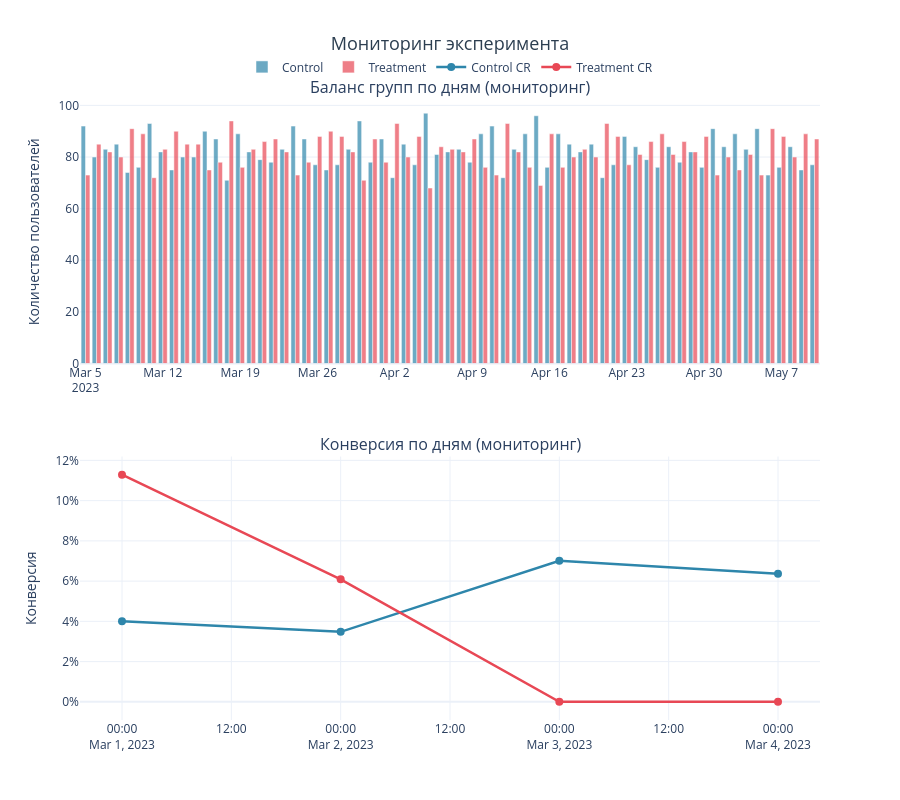

The cell this chart's notebook holds for it:
### Code cell
# Визуализация
fig = make_subplots(rows=2, cols=1, 
                    subplot_titles=('Баланс групп по дням (мониторинг)', 
                                    'Конверсия по дням (мониторинг)'),
                    vertical_spacing=0.15,
                    row_heights=[0.5, 0.5])

# График 1: Баланс групп
fig.add_trace(
    go.Bar(
        x=daily_balance.index,
        y=daily_balance['control'],
        name='Control',
        marker_color='#2E86AB',
        opacity=0.7
    ),
    row=1, col=1
)

fig.add_trace(
    go.Bar(
        x=daily_balance.index,
        y=daily_balance['treatment'],
        name='Treatment',
        marker_color='#E84855',
        opacity=0.7
    ),
    row=1, col=1
)


# График 2: Конверсия
fig.add_trace(
    go.Scatter(
        x=daily_conv.index,
        y=daily_conv['control'],
        name='Control CR',
        mode='lines+markers',
        line=dict(color='#2E86AB', width=2.5),
        marker=dict(size=8, color='#2E86AB')
    ),
    row=2, col=1
)

fig.add_trace(
    go.Scatter(
        x=daily_conv.index,
        y=daily_conv['treatment'],
        name='Treatment CR',
        mode='lines+markers',
        line=dict(color='#E84855', width=2.5),
        marker=dict(size=8, color='#E84855')
    ),
    row=2, col=1
)

# Обновление макета
fig.update_layout(
    title=dict(
        text='Мониторинг эксперимента',
        font=dict(size=18, color='#2C3E50'),
        x=0.5
    ),
    height=800,
    template='plotly_white',
    hovermode='x unified',
    legend=dict(
        orientation='h',
        yanchor='bottom',
        y=1.03,
        xanchor='center',
        x=0.5
    )
)

# Форматирование осей
fig.update_yaxes(title_text='Количество пользователей', row=1, col=1)
fig.update_yaxes(title_text='Конверсия', row=2, col=1, tickformat='.0%')

fig.show()
